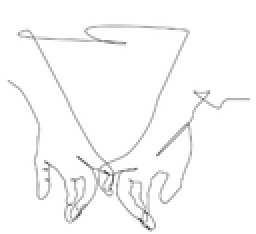
%> input picture Software/Archives/image.png, 128 x 117 px, shrunk from 300 x 274 before the run (shown 2 times larger)
$ octave V2_Text2Coordinates_Animated.m   (GNU Octave 9; MATLAB toolbox functions it lacks are replaced by stand-ins)
%> lines starting %> are read from the running program, lines starting %| are printed output that depends on the picture; in (x1, y1, x2, y2) boxes, pixels count from 0 and x2, y2 are one past the last pixel; in counts of white or black regions, pixels touching at a corner belong together; the program's own positions count from 1
%% PRELIMINARY THIN AND THICK TEXT FUNCTIONALITY

clc
clear all
close all

% Generate motion coordinates for input text
coordinatesMatrix = MotionAni(0, 60, 'Arial', 'normal', false);

function coordinatesMatrix = MotionAni(inputText, fontSize, fontName, fontStyle, thinOption)
%> called with inputText = 0, fontSize = 60, fontName = 'Arial', fontStyle = 'normal', thinOption = false
    % Parameters
    thinning = thinOption;  % Reduce to skeleton
    scaleFactor = 1;  % Set the desired scaling factor for font size
    pauseTime = 0.001;  % Time delay between each movement (seconds)
    debug = false;  % Hide animations

    % Create image from text if not uploading an image
    if ~inputText == 0 % Enter 0 for using an image and not text
        % Styles: normal, bold
        % Font size (ideally 40+) increases number of coordinates and text resolution (dpi)
        createTextImage(inputText, fontSize, 10, 10, 'image.png', fontName, fontStyle);
    end

    % Load and process the image
    img = imread('image.png');         % Load image
%> img is the input picture: size 117x128x3 uint8; min 60, max 255, mean 249.6
    grayImg = rgb2gray(img);           % Convert to grayscale
    binaryImg = imbinarize(grayImg);   % Binarize the image
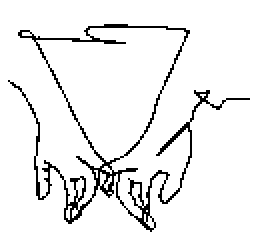
%> binaryImg: size 117x128 logical (shown 2 times larger); 93% white; black in thin lines or dots, all inside (x1, y1, x2, y2) = (4, 12, 125, 116)
    binaryImg = ~binaryImg;            % Invert (black text on white)

    % Remove edge artifacts and small noise
    binaryImg = imclearborder(binaryImg);  % Clear objects connected to the image border
    binaryImg = bwareaopen(binaryImg, 10); % Remove small objects (noise)

    % Extract boundaries
    boundaries = bwboundaries(binaryImg, 'holes'); % Get both outer and inner boundaries
%> boundaries = 18 boundaries; largest, box (x1, y1, x2, y2) and points: (4, 12, 125, 116) 972, (18, 14, 93, 81) 243, (66, 92, 71, 103) 24, (38, 89, 42, 99) 19, (33, 103, 36, 110) 14

    % Optional thinning
    if thinning
        thinnedImg = bwmorph(binaryImg, 'thin', Inf); % Skeletonize the binary image

        % Retain components with area between 1 and 10 pixels (adjust thresholds as needed)
        dotMask = bwareaopen(thinnedImg, 1) & ~bwareaopen(thinnedImg, 10);

        % Prune small spurs (short branches)
        prunedImg = bwmorph(thinnedImg, 'spur', 5); % Removes branches shorter than 5 pixels

        % Combine the pruned image with preserved dots
        thinnedImg = prunedImg | dotMask;

        % Extract contours (without holes, due to thickness)
        boundaries = bwboundaries(thinnedImg, 'noholes'); % Get only outer boundaries
    end

    % Set up the animation
    figure;
    hold on;
    axis equal;
    axis off;
    xlim([0, size(binaryImg, 2) * scaleFactor]);
    ylim([0, size(binaryImg, 1) * scaleFactor]);
    set(gcf, 'Color', 'w');

    % Get the maximum Y-coordinate to flip the text right-side up
    maxY = size(binaryImg, 1) * scaleFactor; % Max Y for flipping
%> maxY = 117

    % Initialize coordinates matrix
    coordinatesMatrix = []; % Initialize empty matrix to store coordinates; z = 0

    % Animate each boundary
    for k = 1:length(boundaries)
        boundary = boundaries{k};                 % Get the boundary points for each segment
        scaledBoundary = boundary * scaleFactor;  % Apply scaling to each boundary point

        % "Lift pen" to move to the start of a new segment
        if k > 1
            % Store a single point indicating a pen-up move to the start of the next segment
            xPenUp = scaledBoundary(1, 2);
            yPenUp = maxY - scaledBoundary(1, 1);
            coordinatesMatrix = [coordinatesMatrix; xPenUp, yPenUp, 0];
            disp('raised')
        end

        % Draw each boundary segment
        for pointIndex = 1:size(scaledBoundary, 1) - 1
            % Flip the Y-coordinates by subtracting from maxY
            x1 = scaledBoundary(pointIndex, 2);   % X-coordinate of the current point
            y1 = maxY - scaledBoundary(pointIndex, 1);   % Corrected Y-coordinate of the current point
            x2 = scaledBoundary(pointIndex + 1, 2); % X-coordinate of the next point
            y2 = maxY - scaledBoundary(pointIndex + 1, 1); % Corrected Y-coordinate of the next point

            % Store coordinates; append
            coordinatesMatrix = [coordinatesMatrix; x1, y1, 0];

            % Animate drawing; Comment to hide animation but still produce output matrix
            if ~debug
                plot([x1, x2], [y1, y2], 'k-', 'LineWidth', 2);
                drawnow;            % Update the plot immediately
                pause(pauseTime);   % Pause to create animation effect
            end
        end
    end
%> this loop made 18 passes
%> (scaledBoundary, xPenUp, yPenUp) on passes 7, 12, 14, 16, 18: ([100 39; 101 39; 100 39], 39, 17), ([97 55; 97 56; 97 55], 55, 20), ([104 72; 104 72], 72, 13), ([106 74; 106 74], 74, 11), ([48 101; 48 102; 48 103; 49 102; 48 101], 101, 69)
%> (xPenUp, yPenUp) on passes 2, 3, 4, 5, 6, 8: (12, 100), (19, 96), (34, 11), (37, 11), (39, 25), (48, 31)
%| raised
%| raised
%| raised
%| raised
%| raised
%| raised
%| raised
%| raised
%> (further printed lines are left out)
%> after the loop, coordinatesMatrix = 1369 rows, first 12: [5 76 0; 6 75 0; 7 75 0; 8 74 0; 9 73 0; 10 73 0; 11 72 0; 11 71 0; 12 70 0; 13 69 0; 13 68 0; 14 67 0]
%> `coordinatesMatrix = MotionAni(0, 60, 'Arial', 'normal', false);`:
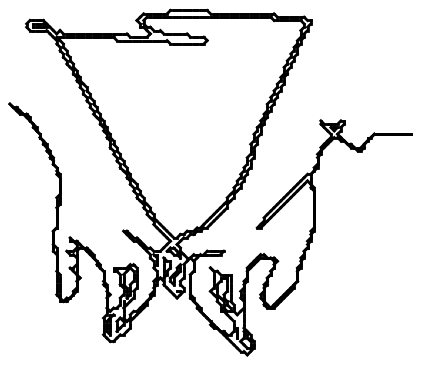
%> figure redrawn from the program's plot data
%> `coordinatesMatrix = MotionAni(0, 60, 'Arial', 'normal', false);`: coordinatesMatrix = 1369 rows, first 12: [20 20 0; 21 19 0; 22 19 0; 23 18 0; 24 17 0; 25 17 0; 26 16 0; 26 15 0; 27 14 0; 28 13 0; 28 12 0; 29 11 0]

    % Offset coordinates
    xOffset = 20; % x-pos of the starting position relative to workspace global coordinates
    yOffset = 20; % y-pos of the starting position relative to workspace global coordinates
    zOffset = 0; % z-pos of the starting position relative to workspace global coordinates
    coordinatesMatrix(:, 1) = coordinatesMatrix(:, 1) - coordinatesMatrix(1, 1) + xOffset;
    coordinatesMatrix(:, 2) = coordinatesMatrix(:, 2) - coordinatesMatrix(1, 2) + yOffset;

    % coordinatesMatrix contains all the final coordinate output values in sequential order
end

function createTextImage(inputText, fontSize, imageWidth, imageHeight, outputFileName, fontName, fontStyle)
    % fontName       : Name of the font (e.g., 'Arial', 'Times New Roman')
    % fontStyle      : Font style ('normal', 'bold')

    % Create a blank canvas
    figure;
    imshow(ones(imageHeight, imageWidth), 'InitialMagnification', 'fit'); % White canvas
    hold on;
    axis off;

    % Render the text with specified font and style
    text(imageWidth / 2, imageHeight / 2, inputText, ...
        'HorizontalAlignment', 'center', 'VerticalAlignment', 'middle', ...
        'FontSize', fontSize, 'FontName', fontName, 'FontWeight', fontStyle, ...
        'Color', 'black');

    % Capture the figure as an image
    frame = getframe(gcf);          % Capture the figure content
    textImg = frame.cdata;          % Extract image data
    close;                          % Close the figure

    % Save the generated image to a file
    imwrite(textImg, outputFileName); % Save as PNG or any format

    % Inform the user
    disp(['Image saved as ' outputFileName]);
end
